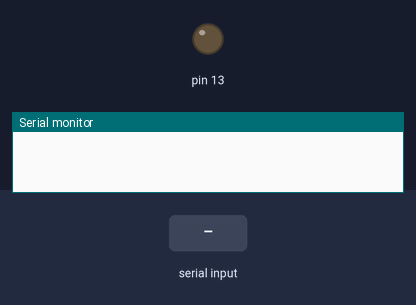
This sketch was run on a simulated Arduino Uno, built with avr-gcc and run on an emulated ATmega328P. On the bench: output pins drawn as LEDs (lit = HIGH), the last lines printed to the serial monitor. The test bench sets the inputs (shaded band).

Above: at 1.2 s.
1.3 s: "nyalakan lampu" received over the second serial link
At 3.3 s:
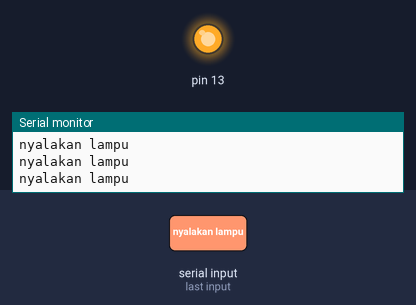
6.7 s: "matikan lampu" received over the second serial link
At 9.0 s:
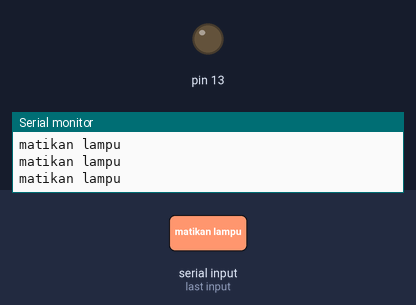
Timing chart, 0 to 10.5 s (numbered marks = the images above; inputs shaded):
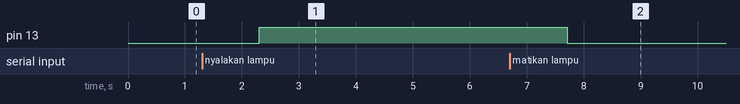

The sketch:

BL.ino
```cpp
#include <SoftwareSerial.h>
String value;
int TxD = 11;
int RxD = 10;
int servoposition;
SoftwareSerial bluetooth(TxD, RxD);

void setup() {
  pinMode(13, OUTPUT);
  Serial.begin(9600);
  bluetooth.begin(9600);
}

void loop() {
  Serial.println(value);
  if (bluetooth.available())
  {
    value = bluetooth.readString();
    if (value == "nyalakan lampu" || value == "Nyalakan lampu"){
      digitalWrite(13, HIGH);
    }
    if (value == "matikan lampu" || value == "Matikan lampu"){
      digitalWrite(13, LOW);
    }
  }
}
```

Measured:
- after the input at 1.3 s, pin 13: LOW → HIGH after 1.0 s
- after the input at 6.7 s, pin 13: HIGH → LOW after 1.0 s
